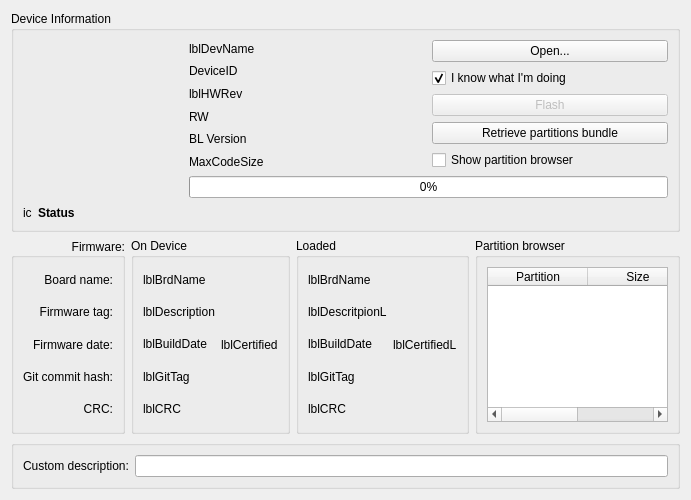
<?xml version="1.0" encoding="UTF-8"?>
<ui version="4.0">
 <class>deviceWidget</class>
 <widget class="QWidget" name="deviceWidget">
  <property name="geometry">
   <rect>
    <x>0</x>
    <y>0</y>
    <width>691</width>
    <height>500</height>
   </rect>
  </property>
  <property name="windowTitle">
   <string>Form</string>
  </property>
  <layout class="QVBoxLayout" name="verticalLayout">
   <item>
    <widget class="QGroupBox" name="verticalGroupBox_4">
     <property name="title">
      <string>Device Information</string>
     </property>
     <layout class="QVBoxLayout" name="verticalLayout_7">
      <item>
       <layout class="QHBoxLayout" name="horizontalLayout_6">
        <item>
         <widget class="QGraphicsView" name="gVDevice">
          <property name="maximumSize">
           <size>
            <width>160</width>
            <height>160</height>
           </size>
          </property>
          <property name="styleSheet">
           <string notr="true">background: transparent</string>
          </property>
          <property name="frameShape">
           <enum>QFrame::NoFrame</enum>
          </property>
         </widget>
        </item>
        <item>
         <layout class="QVBoxLayout" name="verticalLayout_10">
          <item>
           <layout class="QHBoxLayout" name="horizontalLayout_7">
            <item>
             <layout class="QVBoxLayout" name="verticalLayout_4">
              <item>
               <widget class="QLabel" name="lblDevName">
                <property name="text">
                 <string>lblDevName</string>
                </property>
               </widget>
              </item>
              <item>
               <widget class="QLabel" name="lbldevID">
                <property name="text">
                 <string>DeviceID</string>
                </property>
               </widget>
              </item>
              <item>
               <widget class="QLabel" name="lblHWRev">
                <property name="text">
                 <string>lblHWRev</string>
                </property>
               </widget>
              </item>
              <item>
               <widget class="QLabel" name="lblAccess">
                <property name="text">
                 <string>RW</string>
                </property>
               </widget>
              </item>
              <item>
               <widget class="QLabel" name="lblBLVer">
                <property name="text">
                 <string>BL Version</string>
                </property>
               </widget>
              </item>
              <item>
               <widget class="QLabel" name="lblMaxCode">
                <property name="text">
                 <string>MaxCodeSize</string>
                </property>
               </widget>
              </item>
             </layout>
            </item>
            <item>
             <layout class="QVBoxLayout" name="verticalLayout_6">
              <item>
               <widget class="QPushButton" name="pbLoad">
                <property name="toolTip">
                 <string>Open a file with new firmware image to be flashed</string>
                </property>
                <property name="text">
                 <string>Open...</string>
                </property>
               </widget>
              </item>
              <item>
               <widget class="QCheckBox" name="youdont">
                <property name="text">
                 <string>I know what I'm doing</string>
                </property>
                <property name="checked">
                 <bool>true</bool>
                </property>
               </widget>
              </item>
              <item>
               <widget class="QPushButton" name="updateButton">
                <property name="enabled">
                 <bool>false</bool>
                </property>
                <property name="toolTip">
                 <string>Write loaded firmware image to the board</string>
                </property>
                <property name="text">
                 <string>Flash</string>
                </property>
               </widget>
              </item>
              <item>
               <widget class="QPushButton" name="retrievePartBundleButton">
                <property name="toolTip">
                 <string>Read and save current board firmware to a file</string>
                </property>
                <property name="text">
                 <string>Retrieve partitions bundle</string>
                </property>
               </widget>
              </item>
              <item>
               <widget class="QCheckBox" name="cbShowPartBrowser">
                <property name="text">
                 <string>Show partition browser</string>
                </property>
               </widget>
              </item>
             </layout>
            </item>
           </layout>
          </item>
          <item>
           <widget class="QProgressBar" name="progressBar">
            <property name="value">
             <number>0</number>
            </property>
           </widget>
          </item>
         </layout>
        </item>
       </layout>
      </item>
      <item>
       <layout class="QHBoxLayout" name="horizontalLayout">
        <item>
         <widget class="QLabel" name="statusIcon">
          <property name="text">
           <string>ic</string>
          </property>
         </widget>
        </item>
        <item>
         <widget class="QLabel" name="statusLabel">
          <property name="sizePolicy">
           <sizepolicy hsizetype="MinimumExpanding" vsizetype="Preferred">
            <horstretch>0</horstretch>
            <verstretch>0</verstretch>
           </sizepolicy>
          </property>
          <property name="font">
           <font>
            <weight>75</weight>
            <bold>true</bold>
           </font>
          </property>
          <property name="text">
           <string>Status</string>
          </property>
          <property name="wordWrap">
           <bool>true</bool>
          </property>
         </widget>
        </item>
       </layout>
      </item>
     </layout>
    </widget>
   </item>
   <item>
    <layout class="QHBoxLayout" name="horizontalLayout_4">
     <item>
      <widget class="QGroupBox" name="groupBox">
       <property name="title">
        <string>Firmware:</string>
       </property>
       <property name="alignment">
        <set>Qt::AlignRight|Qt::AlignTrailing|Qt::AlignVCenter</set>
       </property>
       <layout class="QVBoxLayout" name="verticalLayout_9">
        <item>
         <widget class="QLabel" name="label_2">
          <property name="text">
           <string>Board name:</string>
          </property>
          <property name="alignment">
           <set>Qt::AlignRight|Qt::AlignTrailing|Qt::AlignVCenter</set>
          </property>
         </widget>
        </item>
        <item>
         <widget class="QLabel" name="label_5">
          <property name="text">
           <string>Firmware tag:</string>
          </property>
          <property name="alignment">
           <set>Qt::AlignRight|Qt::AlignTrailing|Qt::AlignVCenter</set>
          </property>
         </widget>
        </item>
        <item>
         <widget class="QLabel" name="label_4">
          <property name="text">
           <string>Firmware date:</string>
          </property>
          <property name="alignment">
           <set>Qt::AlignRight|Qt::AlignTrailing|Qt::AlignVCenter</set>
          </property>
         </widget>
        </item>
        <item>
         <widget class="QLabel" name="label_3">
          <property name="text">
           <string>Git commit hash:</string>
          </property>
          <property name="alignment">
           <set>Qt::AlignRight|Qt::AlignTrailing|Qt::AlignVCenter</set>
          </property>
         </widget>
        </item>
        <item>
         <widget class="QLabel" name="label">
          <property name="text">
           <string>CRC:</string>
          </property>
          <property name="alignment">
           <set>Qt::AlignRight|Qt::AlignTrailing|Qt::AlignVCenter</set>
          </property>
         </widget>
        </item>
       </layout>
      </widget>
     </item>
     <item>
      <widget class="QGroupBox" name="verticalGroupBox_3">
       <property name="title">
        <string>On Device</string>
       </property>
       <layout class="QVBoxLayout" name="verticalLayout_5">
        <item>
         <layout class="QHBoxLayout" name="horizontalLayout_5">
          <item>
           <layout class="QVBoxLayout" name="verticalLayout_8">
            <item>
             <widget class="QLabel" name="lblBrdName">
              <property name="text">
               <string>lblBrdName</string>
              </property>
              <property name="textInteractionFlags">
               <set>Qt::LinksAccessibleByMouse|Qt::TextSelectableByKeyboard|Qt::TextSelectableByMouse</set>
              </property>
             </widget>
            </item>
            <item>
             <widget class="QLabel" name="lblDescription">
              <property name="text">
               <string>lblDescription</string>
              </property>
              <property name="textInteractionFlags">
               <set>Qt::LinksAccessibleByMouse|Qt::TextSelectableByKeyboard|Qt::TextSelectableByMouse</set>
              </property>
             </widget>
            </item>
            <item>
             <widget class="QLabel" name="lblBuildDate">
              <property name="text">
               <string>lblBuildDate</string>
              </property>
              <property name="textInteractionFlags">
               <set>Qt::LinksAccessibleByMouse|Qt::TextSelectableByKeyboard|Qt::TextSelectableByMouse</set>
              </property>
             </widget>
            </item>
            <item>
             <widget class="QLabel" name="lblGitTag">
              <property name="text">
               <string>lblGitTag</string>
              </property>
              <property name="textInteractionFlags">
               <set>Qt::LinksAccessibleByMouse|Qt::TextSelectableByKeyboard|Qt::TextSelectableByMouse</set>
              </property>
             </widget>
            </item>
            <item>
             <widget class="QLabel" name="lblCRC">
              <property name="text">
               <string>lblCRC</string>
              </property>
              <property name="textInteractionFlags">
               <set>Qt::LinksAccessibleByMouse|Qt::TextSelectableByKeyboard|Qt::TextSelectableByMouse</set>
              </property>
             </widget>
            </item>
           </layout>
          </item>
          <item>
           <widget class="QLabel" name="lblCertified">
            <property name="text">
             <string>lblCertified</string>
            </property>
            <property name="scaledContents">
             <bool>false</bool>
            </property>
           </widget>
          </item>
         </layout>
        </item>
       </layout>
      </widget>
     </item>
     <item>
      <widget class="QGroupBox" name="verticalGroupBox_loaded">
       <property name="enabled">
        <bool>true</bool>
       </property>
       <property name="title">
        <string>Loaded</string>
       </property>
       <layout class="QVBoxLayout" name="verticalLayout_2">
        <item>
         <layout class="QHBoxLayout" name="horizontalLayout_2">
          <item>
           <layout class="QVBoxLayout" name="verticalLayout_3">
            <item>
             <widget class="QLabel" name="lblBrdNameL">
              <property name="text">
               <string>lblBrdName</string>
              </property>
              <property name="textInteractionFlags">
               <set>Qt::LinksAccessibleByMouse|Qt::TextSelectableByKeyboard|Qt::TextSelectableByMouse</set>
              </property>
             </widget>
            </item>
            <item>
             <widget class="QLabel" name="lblDescritpionL">
              <property name="text">
               <string>lblDescritpionL</string>
              </property>
              <property name="textInteractionFlags">
               <set>Qt::LinksAccessibleByMouse|Qt::TextSelectableByKeyboard|Qt::TextSelectableByMouse</set>
              </property>
             </widget>
            </item>
            <item>
             <widget class="QLabel" name="lblBuildDateL">
              <property name="text">
               <string>lblBuildDate</string>
              </property>
              <property name="textInteractionFlags">
               <set>Qt::LinksAccessibleByMouse|Qt::TextSelectableByKeyboard|Qt::TextSelectableByMouse</set>
              </property>
             </widget>
            </item>
            <item>
             <widget class="QLabel" name="lblGitTagL">
              <property name="text">
               <string>lblGitTag</string>
              </property>
              <property name="textInteractionFlags">
               <set>Qt::LinksAccessibleByMouse|Qt::TextSelectableByKeyboard|Qt::TextSelectableByMouse</set>
              </property>
             </widget>
            </item>
            <item>
             <widget class="QLabel" name="lblCRCL">
              <property name="text">
               <string>lblCRC</string>
              </property>
              <property name="textInteractionFlags">
               <set>Qt::LinksAccessibleByMouse|Qt::TextSelectableByKeyboard|Qt::TextSelectableByMouse</set>
              </property>
             </widget>
            </item>
           </layout>
          </item>
          <item>
           <widget class="QLabel" name="lblCertifiedL">
            <property name="text">
             <string>lblCertifiedL</string>
            </property>
           </widget>
          </item>
         </layout>
        </item>
       </layout>
      </widget>
     </item>
     <item>
      <widget class="QGroupBox" name="gbPartitionBrowser">
       <property name="title">
        <string>Partition browser</string>
       </property>
       <layout class="QVBoxLayout" name="verticalLayout_11">
        <item>
         <widget class="QTableWidget" name="tablePartitions">
          <property name="contextMenuPolicy">
           <enum>Qt::ActionsContextMenu</enum>
          </property>
          <property name="selectionBehavior">
           <enum>QAbstractItemView::SelectRows</enum>
          </property>
          <property name="rowCount">
           <number>0</number>
          </property>
          <attribute name="verticalHeaderVisible">
           <bool>false</bool>
          </attribute>
          <column>
           <property name="text">
            <string>Partition</string>
           </property>
          </column>
          <column>
           <property name="text">
            <string>Size</string>
           </property>
          </column>
         </widget>
        </item>
       </layout>
      </widget>
     </item>
     <item>
      <spacer name="horizontalSpacer">
       <property name="orientation">
        <enum>Qt::Horizontal</enum>
       </property>
       <property name="sizeHint" stdset="0">
        <size>
         <width>40</width>
         <height>20</height>
        </size>
       </property>
      </spacer>
     </item>
    </layout>
   </item>
   <item>
    <widget class="QGroupBox" name="groupCustom">
     <layout class="QHBoxLayout" name="horizontalLayout_3">
      <item>
       <widget class="QLabel" name="lblX">
        <property name="text">
         <string>Custom description:</string>
        </property>
       </widget>
      </item>
      <item>
       <widget class="QLineEdit" name="description"/>
      </item>
     </layout>
    </widget>
   </item>
  </layout>
 </widget>
 <resources/>
 <connections/>
</ui>
